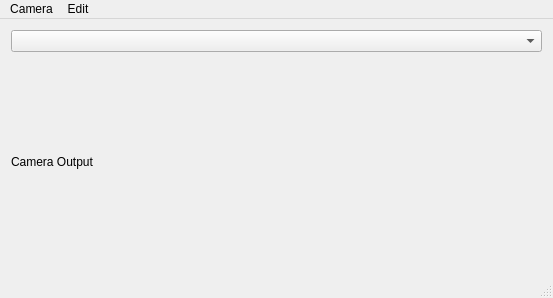
<?xml version="1.0" encoding="UTF-8"?>
<ui version="4.0">
 <class>GuiMainWindow</class>
 <widget class="QMainWindow" name="GuiMainWindow">
  <property name="geometry">
   <rect>
    <x>0</x>
    <y>0</y>
    <width>553</width>
    <height>298</height>
   </rect>
  </property>
  <property name="windowTitle">
   <string>GuiMainWindow</string>
  </property>
  <widget class="QWidget" name="centralWidget">
   <layout class="QVBoxLayout" name="verticalLayout">
    <item>
     <widget class="QComboBox" name="cmb_device"/>
    </item>
    <item>
     <widget class="QLabel" name="lbl_camera_output">
      <property name="autoFillBackground">
       <bool>false</bool>
      </property>
      <property name="text">
       <string>Camera Output</string>
      </property>
      <property name="margin">
       <number>0</number>
      </property>
     </widget>
    </item>
   </layout>
  </widget>
  <widget class="QMenuBar" name="menuBar">
   <property name="geometry">
    <rect>
     <x>0</x>
     <y>0</y>
     <width>553</width>
     <height>24</height>
    </rect>
   </property>
   <widget class="QMenu" name="menuCamera">
    <property name="title">
     <string>Camera</string>
    </property>
    <addaction name="actionStart"/>
    <addaction name="separator"/>
    <addaction name="actionQuit"/>
   </widget>
   <widget class="QMenu" name="menuEdit">
    <property name="title">
     <string>Edit</string>
    </property>
    <addaction name="actionShow_Faces"/>
   </widget>
   <addaction name="menuCamera"/>
   <addaction name="menuEdit"/>
  </widget>
  <widget class="QStatusBar" name="statusBar"/>
  <action name="actionStart">
   <property name="text">
    <string>Start</string>
   </property>
  </action>
  <action name="actionQuit">
   <property name="text">
    <string>Quit</string>
   </property>
  </action>
  <action name="actionShow_Faces">
   <property name="text">
    <string>Show Faces</string>
   </property>
  </action>
 </widget>
 <layoutdefault spacing="6" margin="11"/>
 <resources/>
 <connections/>
</ui>
